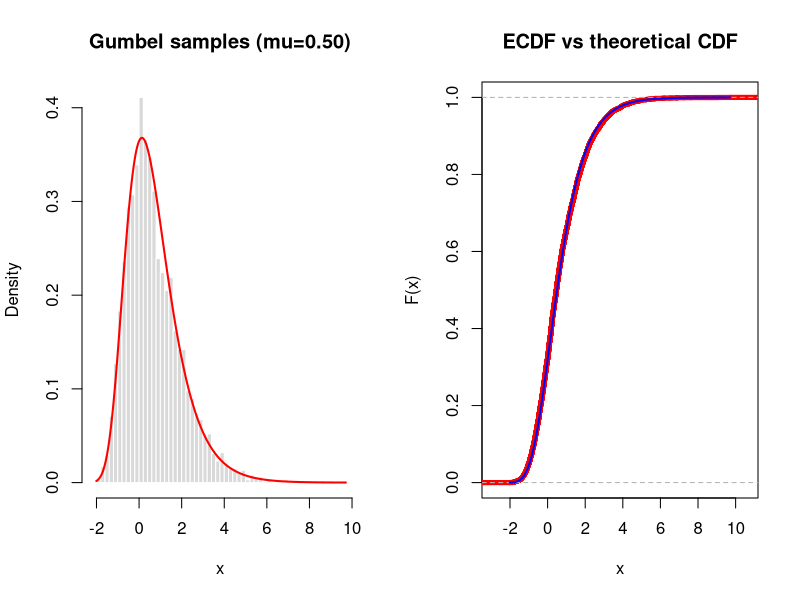
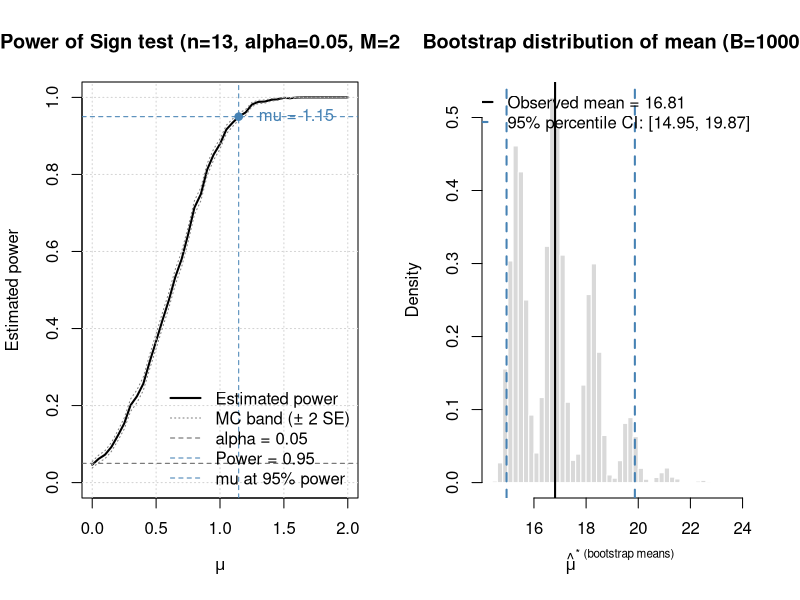
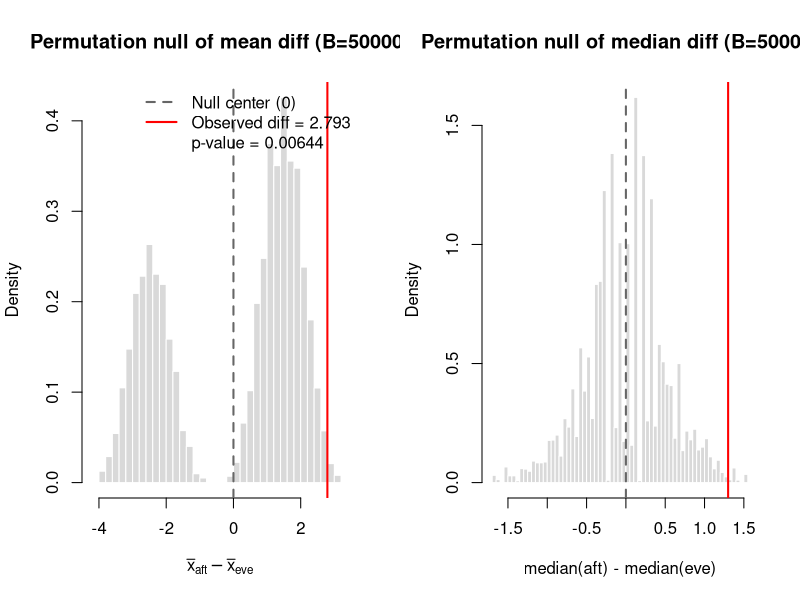

Write R code to recreate these figures, in order.
## ---- chunk 1
knitr::opts_chunk$set(echo = TRUE)
## ---- chunk 2
#####
# 1(a)
#####

set.seed(1)

c_const <- log(log(2))   # ~ -0.3665129

rgumbel_median_mu <- function(n, mu) {
  u <- runif(n)
  x <- mu + c_const - log(-log(u))
  x
}

## Theoretical CDF
pgumbel_median_mu <- function(x, mu) {
  exp(-exp(-(x - mu - c_const)))
}

mu_check <- 0.5
N_check  <- 5000
x <- rgumbel_median_mu(N_check, mu_check)

par(mfrow = c(1,2))

hist(x, breaks = 50, freq = FALSE, col = "grey85", border = "white",
     main = sprintf("Gumbel samples (mu=%.2f)", mu_check),
     xlab = "x")
z <- x - (mu_check + c_const)

grid <- seq(min(x), max(x), length.out = 400)
zg <- grid - (mu_check + c_const)
dg <- exp(-zg) * exp(-exp(-zg))
lines(grid, dg, col = "red", lwd = 2)

## Empirical CDF vs theoretical CDF
plot(ecdf(x), do.points = FALSE,
     main = "ECDF vs theoretical CDF", xlab = "x", ylab = "F(x)", col = "red", lwd = 5)
lines(grid, pgumbel_median_mu(grid, mu_check), col = "blue", lwd = 2)


## ---- chunk 3
#####
# 1(b)
#####
## H0: P(X>0)=0.5 vs Ha: P(X>0)>0.5 (corresponds to median > 0)
sign_pvalue_greater <- function(x) {
  s <- sum(x > 0)              # successes
  n <- length(x)               # trials
  binom.test(s, n, p = 0.5, alternative = "greater")$p.value
}

## Choosing repetitions M to control Monte Carlo standard error of power estimate:
## If p_hat is estimated power, Monte Carlo SE is sqrt(p_hat * (1-p_hat)/M) <= 0.5/sqrt(M).
## So, to ensure worst-case SE <= eps, we take M >= (0.5/eps)^2.
choose_M <- function(eps = 0.01) ceiling((0.5/eps)^2)

n     <- 13
alpha <- 0.05
eps   <- 0.01              # target MC SE of about 0.01 at worst case
M     <- choose_M(eps)     # e.g., eps=0.01 => M=2500

mu_grid <- seq(0, 2, by = 0.05)

## Simulate power for each mu
power_hat <- numeric(length(mu_grid))
mc_se     <- numeric(length(mu_grid))

for (j in seq_along(mu_grid)) {
  mu <- mu_grid[j]
  reject <- logical(M)

  for (m in 1:M) {
    x <- rgumbel_median_mu(n, mu)
    reject[m] <- (sign_pvalue_greater(x) <= alpha)
  }

  power_hat[j] <- mean(reject)
  mc_se[j]     <- sqrt(power_hat[j] * (1 - power_hat[j]) / M)
}

target_power <- 0.95 # 5% of Type II error, to be increased if false negatives 
                     # are very costly

if (max(power_hat) < target_power) {
  mu_star <- NA_real_
  warning("Power never reaches target on this mu grid.")
} else {
  k <- which(power_hat >= target_power)[1]

  if (k == 1) {
    mu_star <- mu_grid[1]
  } else {
    mu_star <- approx(x = power_hat[(k-1):k],
                      y = mu_grid[(k-1):k],
                      xout = target_power,
                      method = "linear")$y
  }
}


plot(mu_grid, power_hat, type = "l", lwd = 2, ylim = c(0, 1),
     xlab = expression(mu), ylab = "Estimated power",
     main = sprintf("Power of Sign test (n=%d, alpha=%.2f, M=%d)", n, alpha, M))
grid()

lines(mu_grid, pmin(1, power_hat + 2*mc_se), lty = 3, col = "grey50")
lines(mu_grid, pmax(0, power_hat - 2*mc_se), lty = 3, col = "grey50")

abline(h = alpha, lty = 2, col = "grey40")

abline(h = target_power, lty = 2, col = "steelblue")
if (!is.na(mu_star)) {
  abline(v = mu_star, lty = 2, col = "steelblue")
  points(mu_star, target_power, pch = 19, col = "steelblue")
  text(mu_star, target_power,
       labels = sprintf("  mu = %.2f", mu_star),
       pos = 4, col = "steelblue")
}

legend("bottomright",
       legend = c("Estimated power", "MC band (± 2 SE)", sprintf("alpha = %.2f", alpha),
                  sprintf("Power = %.2f", target_power),
                  sprintf("mu at %.0f%% power", 100*target_power)),
       lty = c(1, 3, 2, 2, 2),
       lwd = c(2, 1, 1, 1, 1),
       col = c("black", "grey50", "grey40", "steelblue", "steelblue"),
       bty = "n")

cat("Chosen M =", M, "\n")
cat("Worst-case MC SE bound =", 0.5/sqrt(M), "\n")
## ---- chunk 4
#####
# 2(a)
#####
set.seed(1)

x <- c(16.5, 14.6, 15.0, 13.9, 15.4, 29.7, 14.8, 15.3, 15.9, 17.0)
n <- length(x)


B <- 10000                    
alpha <- 0.05               

## bootstrap distribution of the mean
boot_means <- numeric(B)
for (b in 1:B) {
  xb <- sample(x, size = n, replace = TRUE)  # resample cases with replacement
  boot_means[b] <- mean(xb)
}

## empirical quantiles of bootstrap means
ci <- as.numeric(quantile(boot_means, probs = c(alpha/2, 1 - alpha/2), type = 7))

cat("Sample mean =", mean(x), "\n")
cat("95% percentile bootstrap CI for mean = [", ci[1], ", ", ci[2], "]\n", sep = "")

hist(boot_means, breaks = 40, freq = FALSE, col = "grey85", border = "white",
     main = sprintf("Bootstrap distribution of mean (B=%d)", B),
     xlab = expression(hat(mu)^"* (bootstrap means)"))

abline(v = mean(x), col = "black", lwd = 2)
abline(v = ci[1], col = "steelblue", lwd = 2, lty = 2)
abline(v = ci[2], col = "steelblue", lwd = 2, lty = 2)

legend("topright",
       legend = c(sprintf("Observed mean = %.2f", mean(x)),
                  sprintf("95%% percentile CI: [%.2f, %.2f]", ci[1], ci[2])),
       lwd = c(2, 2), lty = c(1, 2), col = c("black", "steelblue"),
       bty = "n")

## ---- chunk 5
#####
# 2(b)
#####
library(boot)

boot_mean <- function(d, i) mean(d[i])

set.seed(1)
B <- 10000
boot_out <- boot(data = x, statistic = boot_mean, R = B)

## 95% percentile CI
ci_perc <- boot.ci(boot_out, conf = 0.95, type = "perc")
ci_perc_95 <- ci_perc$percent[4:5]

## 95% BCa CI
ci_bca <- boot.ci(boot_out, conf = 0.95, type = "bca")
ci_bca_95 <- ci_bca$bca[4:5]

cat("Bootstrap percentile 95% CI for mean: [", ci_perc_95[1], ", ", ci_perc_95[2], "]\n", sep="")
cat("Bootstrap BCa        95% CI for mean: [", ci_bca_95[1],  ", ", ci_bca_95[2],  "]\n", sep="")

## 95% CI assuming Normal model for the data
n <- length(x)
xbar <- mean(x)
s <- sd(x)
tcrit <- qt(0.975, df = n - 1)
ci_norm_95 <- xbar + c(-1, 1) * tcrit * s / sqrt(n)

cat("Normal-theory (t) 95% CI for mean: [", ci_norm_95[1], ", ", ci_norm_95[2], "]\n", sep="")
## ---- chunk 6
#####
# 2(d)
#####

set.seed(1)

aft <- x
eve <- c(15.0, 13.0, 12.9, 14.4, 15.1, 13.7)

d_obs <- mean(aft) - mean(eve)

cat(sprintf("Observed mean(aft) = %.3f\n", mean(aft)))
cat(sprintf("Observed mean(eve) = %.3f\n", mean(eve)))
cat(sprintf("Estimate mu - nu   = %.3f (minutes)\n\n", d_obs))

B <- 50000
n1 <- length(aft)
n2 <- length(eve)

pool <- c(aft, eve)

d_perm <- numeric(B)
for (b in 1:B) {
  perm <- sample(pool, size = n1 + n2, replace = FALSE)
  g1 <- perm[1:n1]
  g2 <- perm[(n1 + 1):(n1 + n2)]
  d_perm[b] <- mean(g1) - mean(g2)
}

p_val <- (sum(d_perm >= d_obs) + 1) / (B + 1)

cat(sprintf("Permutation test p-value (one-sided, greater) = %.5f\n", p_val))

hist(d_perm, breaks = 50, freq = FALSE, col = "grey85", border = "white",
     main = sprintf("Permutation null of mean diff (B=%d)", B),
     xlab = expression(bar(x)[aft] - bar(x)[eve]))

abline(v = 0, col = "grey40", lty = 2, lwd = 2)
abline(v = d_obs, col = "red", lwd = 2)

legend("topright",
       legend = c("Null center (0)", sprintf("Observed diff = %.3f", d_obs),
                  sprintf("p-value = %.5f", p_val)),
       lty = c(2, 1, NA), lwd = c(2, 2, NA),
       col = c("grey40", "red", "black"),
       bty = "n")
## ---- chunk 7
stat_obs <- median(aft) - median(eve)

B <- 50000
n1 <- length(aft); n2 <- length(eve)
pool <- c(aft, eve)

stat_perm <- numeric(B)
for (b in 1:B) {
  perm <- sample(pool, length(pool), replace = FALSE)
  g1 <- perm[1:n1]
  g2 <- perm[(n1+1):(n1+n2)]
  stat_perm[b] <- median(g1) - median(g2)
}

p_val <- (sum(stat_perm >= stat_obs) + 1) / (B + 1)

cat(sprintf("Observed median difference (aft - eve) = %.3f\n", stat_obs))
cat(sprintf("Permutation p-value (one-sided, greater) = %.5f\n", p_val))

hist(stat_perm, breaks = 50, freq = FALSE, col = "grey85", border = "white",
     main = sprintf("Permutation null of median diff (B=%d)", B),
     xlab = "median(aft) - median(eve)")
abline(v = 0, col = "grey40", lty = 2, lwd = 2)
abline(v = stat_obs, col = "red", lwd = 2)
